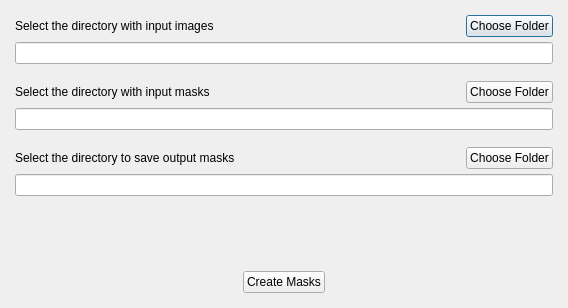
<?xml version="1.0" encoding="UTF-8"?>
<ui version="4.0">
 <class>DialogSelectFolder</class>
 <widget class="QDialog" name="DialogSelectFolder">
  <property name="geometry">
   <rect>
    <x>0</x>
    <y>0</y>
    <width>568</width>
    <height>308</height>
   </rect>
  </property>
  <property name="sizePolicy">
   <sizepolicy hsizetype="Preferred" vsizetype="Preferred">
    <horstretch>0</horstretch>
    <verstretch>0</verstretch>
   </sizepolicy>
  </property>
  <property name="windowTitle">
   <string>Retrospective Photo Registration</string>
  </property>
  <layout class="QVBoxLayout" name="verticalLayout">
   <property name="spacing">
    <number>5</number>
   </property>
   <property name="leftMargin">
    <number>15</number>
   </property>
   <property name="topMargin">
    <number>15</number>
   </property>
   <property name="rightMargin">
    <number>15</number>
   </property>
   <property name="bottomMargin">
    <number>15</number>
   </property>
   <item>
    <layout class="QHBoxLayout" name="horizontalLayout">
     <item>
      <widget class="QLabel" name="label">
       <property name="text">
        <string>Select the directory with input images</string>
       </property>
      </widget>
     </item>
     <item>
      <spacer name="horizontalSpacer">
       <property name="orientation">
        <enum>Qt::Horizontal</enum>
       </property>
       <property name="sizeHint" stdset="0">
        <size>
         <width>40</width>
         <height>20</height>
        </size>
       </property>
      </spacer>
     </item>
     <item>
      <widget class="QPushButton" name="pushButtonInput">
       <property name="text">
        <string>Choose Folder</string>
       </property>
      </widget>
     </item>
    </layout>
   </item>
   <item>
    <widget class="QLineEdit" name="lineEditPathInput"/>
   </item>
   <item>
    <spacer name="verticalSpacer">
     <property name="orientation">
      <enum>Qt::Vertical</enum>
     </property>
     <property name="sizeType">
      <enum>QSizePolicy::Fixed</enum>
     </property>
     <property name="sizeHint" stdset="0">
      <size>
       <width>20</width>
       <height>12</height>
      </size>
     </property>
    </spacer>
   </item>
   <item>
    <layout class="QHBoxLayout" name="horizontalLayout_3">
     <item>
      <widget class="QLabel" name="label_2">
       <property name="text">
        <string>Select the directory with input masks</string>
       </property>
      </widget>
     </item>
     <item>
      <spacer name="horizontalSpacer_4">
       <property name="orientation">
        <enum>Qt::Horizontal</enum>
       </property>
       <property name="sizeHint" stdset="0">
        <size>
         <width>40</width>
         <height>20</height>
        </size>
       </property>
      </spacer>
     </item>
     <item>
      <widget class="QPushButton" name="pushButtonMask">
       <property name="text">
        <string>Choose Folder</string>
       </property>
      </widget>
     </item>
    </layout>
   </item>
   <item>
    <widget class="QLineEdit" name="lineEditPathMask"/>
   </item>
   <item>
    <spacer name="verticalSpacer_3">
     <property name="orientation">
      <enum>Qt::Vertical</enum>
     </property>
     <property name="sizeType">
      <enum>QSizePolicy::Fixed</enum>
     </property>
     <property name="sizeHint" stdset="0">
      <size>
       <width>20</width>
       <height>12</height>
      </size>
     </property>
    </spacer>
   </item>
   <item>
    <layout class="QHBoxLayout" name="horizontalLayout_5">
     <item>
      <widget class="QLabel" name="label_4">
       <property name="text">
        <string>Select the directory to save output masks</string>
       </property>
      </widget>
     </item>
     <item>
      <spacer name="horizontalSpacer_7">
       <property name="orientation">
        <enum>Qt::Horizontal</enum>
       </property>
       <property name="sizeHint" stdset="0">
        <size>
         <width>40</width>
         <height>20</height>
        </size>
       </property>
      </spacer>
     </item>
     <item>
      <widget class="QPushButton" name="pushButtonOutput">
       <property name="text">
        <string>Choose Folder</string>
       </property>
      </widget>
     </item>
    </layout>
   </item>
   <item>
    <widget class="QLineEdit" name="lineEditPathOutput"/>
   </item>
   <item>
    <spacer name="verticalSpacer_2">
     <property name="orientation">
      <enum>Qt::Vertical</enum>
     </property>
     <property name="sizeType">
      <enum>QSizePolicy::MinimumExpanding</enum>
     </property>
     <property name="sizeHint" stdset="0">
      <size>
       <width>20</width>
       <height>18</height>
      </size>
     </property>
    </spacer>
   </item>
   <item>
    <layout class="QHBoxLayout" name="horizontalLayout_2">
     <item>
      <spacer name="horizontalSpacer_2">
       <property name="orientation">
        <enum>Qt::Horizontal</enum>
       </property>
       <property name="sizeHint" stdset="0">
        <size>
         <width>40</width>
         <height>20</height>
        </size>
       </property>
      </spacer>
     </item>
     <item>
      <widget class="QPushButton" name="pushButton_2">
       <property name="text">
        <string>Create Masks</string>
       </property>
      </widget>
     </item>
     <item>
      <spacer name="horizontalSpacer_3">
       <property name="orientation">
        <enum>Qt::Horizontal</enum>
       </property>
       <property name="sizeHint" stdset="0">
        <size>
         <width>40</width>
         <height>20</height>
        </size>
       </property>
      </spacer>
     </item>
    </layout>
   </item>
  </layout>
 </widget>
 <resources/>
 <connections>
  <connection>
   <sender>pushButtonInput</sender>
   <signal>clicked()</signal>
   <receiver>DialogSelectFolder</receiver>
   <slot>OnButtonInputPath()</slot>
   <hints>
    <hint type="sourcelabel">
     <x>537</x>
     <y>28</y>
    </hint>
    <hint type="destinationlabel">
     <x>567</x>
     <y>87</y>
    </hint>
   </hints>
  </connection>
  <connection>
   <sender>pushButtonOutput</sender>
   <signal>clicked()</signal>
   <receiver>DialogSelectFolder</receiver>
   <slot>OnButtonOutputPath()</slot>
   <hints>
    <hint type="sourcelabel">
     <x>493</x>
     <y>187</y>
    </hint>
    <hint type="destinationlabel">
     <x>567</x>
     <y>194</y>
    </hint>
   </hints>
  </connection>
  <connection>
   <sender>pushButtonMask</sender>
   <signal>clicked()</signal>
   <receiver>DialogSelectFolder</receiver>
   <slot>OnButtonMaskPath()</slot>
   <hints>
    <hint type="sourcelabel">
     <x>521</x>
     <y>102</y>
    </hint>
    <hint type="destinationlabel">
     <x>567</x>
     <y>151</y>
    </hint>
   </hints>
  </connection>
  <connection>
   <sender>pushButton_2</sender>
   <signal>clicked()</signal>
   <receiver>DialogSelectFolder</receiver>
   <slot>OnButtonRegister()</slot>
   <hints>
    <hint type="sourcelabel">
     <x>293</x>
     <y>277</y>
    </hint>
    <hint type="destinationlabel">
     <x>408</x>
     <y>445</y>
    </hint>
   </hints>
  </connection>
 </connections>
 <slots>
  <slot>OnButtonInputPath()</slot>
  <slot>OnButtonOutputPath()</slot>
  <slot>OnButtonRegister()</slot>
  <slot>OnButtonMaskPath()</slot>
 </slots>
</ui>
